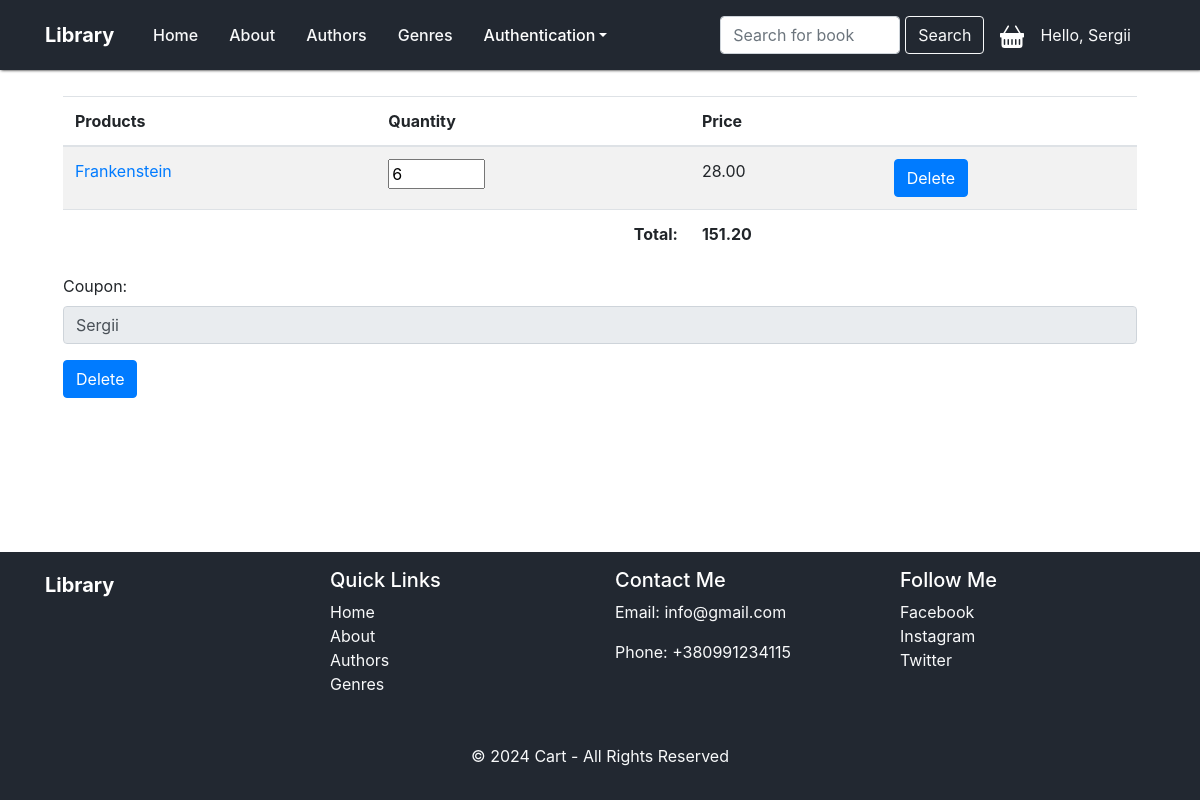
/library/cart/ (signed in), run on an earlier commit of the app's database.
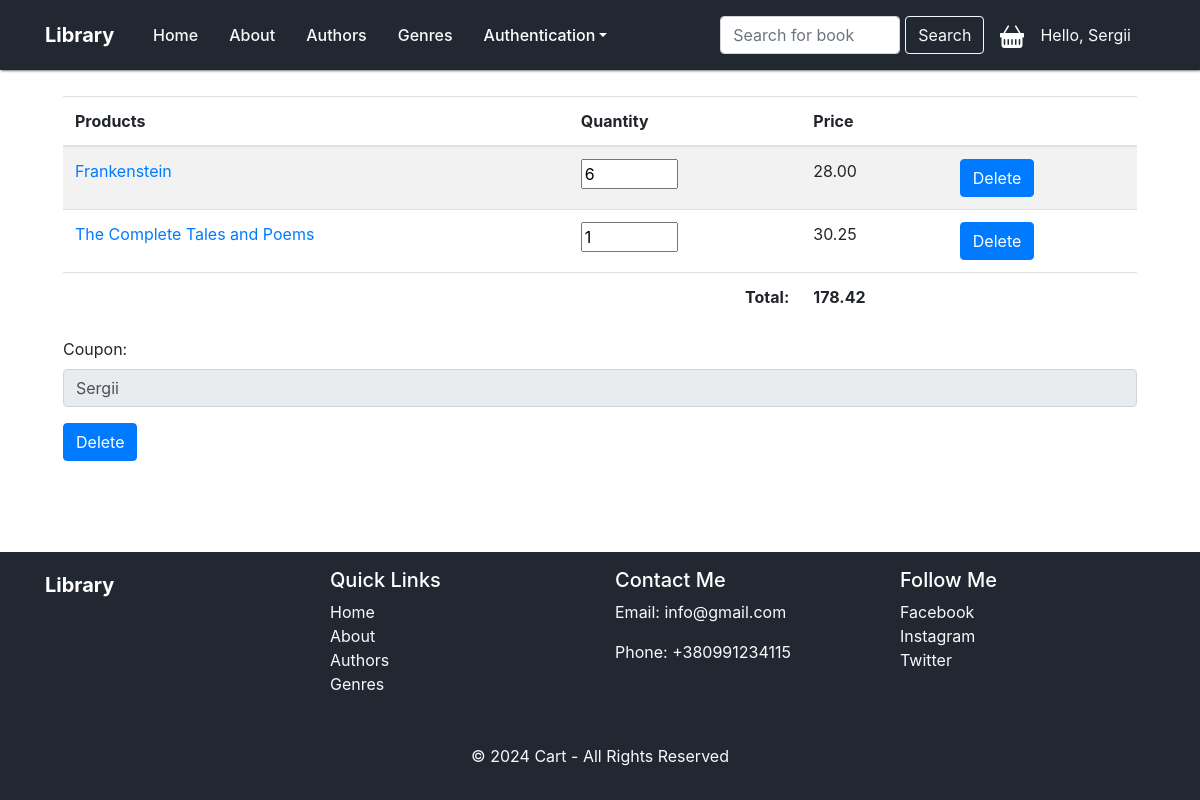
And on a later commit of the database.
### library/models.py (models this page shows, shortened)
class CartDetails(models.Model):
    cart_header = models.ForeignKey(CartHeader, on_delete=models.CASCADE)
    book = models.ForeignKey(Book, on_delete=models.CASCADE)
    quantity = models.IntegerField(default=1)

class Book(models.Model):
    title = models.CharField(max_length=100)
    authors = models.ManyToManyField('Author', through='BookAuthor')
    genre = models.ForeignKey('Genre', on_delete=models.CASCADE, null=True)
    published_year = models.IntegerField()
    ISBN = models.CharField(max_length=200)
    price = models.DecimalField(max_digits=6, decimal_places=2, default=0.0)
    class Meta:
        ordering = ["published_year"]
        indexes = [models.Index(fields=["published_year"])]

class Coupon(models.Model):
    name = models.CharField(max_length=100, db_index=True, unique=True)
    discount = models.PositiveIntegerField(validators=[MinValueValidator(1), MaxValueValidator(100)])

### library/views.py (the view)
# urls.py: path('cart/', views.get_cart, name='cart'),
@login_required(login_url=settings.LOGIN_URL)
def get_cart(request):
    form = CouponApplyForm()
    code = None
    discount = 0
    if CartHeader.objects.filter(user_role=request.user.userrole).exists():
        cart_header = CartHeader.objects.get(user_role=request.user.userrole)
        purchases = CartDetails.objects.filter(cart_header=cart_header)
        if cart_header.coupon is not None:
            code = cart_header.coupon.name
            discount = cart_header.coupon.discount
        if purchases.exists():
            total_before = Decimal(sum(map(lambda purchase: purchase.book.price * purchase.quantity, purchases)))
            total = round(total_before - (total_before * Decimal(discount / 100)), 2)
            return render(request, 'library/cart.html', context={'title': "Cart", 'purchases': purchases,
                                                                 'total': total, 'form': form, "code": code})
    return render(request, 'library/cart.html', context={"form": form, "code": code})

### library/forms.py
class CouponApplyForm(forms.Form):
    coupon = forms.CharField(label='Coupon', widget=forms.TextInput(attrs={'placeholder': 'Enter coupon', "class": "form-control"}))

### library/templatetags/tags.py (called while the page is built)
@register.simple_tag()
def get_menu():
    return views.menu

@register.simple_tag()
def get_year():
    return datetime.now().year

### library/templates/library/cart.html (shortened to what this page needs)
{%extends 'base.html'%}
{% load static %}
{%block content%}
    <div class="container cart-margin">
        <table class="table table-border table-striped">
        <thead class="head-dark">
        <tr>
            <th scope="col">Products</th>
            <th scope="col">Quantity</th>
            <th scope="col">Price</th>
            <th></th>
        </tr>
        </thead>
        <tbody>
        {% for purchase in purchases %}
        <tr>
            <td>
                <a href="{% url 'book_by_id' purchase.book.id %}">{{purchase.book.title}}</a>
            </td>
            <td>
                <input class="product-quantity" type="number" data-quantity="{{ purchase.quantity }}"
                       data-update-url="{% url 'cart_update_quantity' %}"
                       data-purchase-id="{{ purchase.id }}"
                       value="{{ purchase.quantity }}" min="1" max="100">
            </td>
            <td>
                {{purchase.book.price}}
            </td>
            <td>
                <a class="btn btn-primary" href="{% url 'delete_product_from_cart' purchase.id %}">Delete</a>
            </td>
        </tr>
        {% endfor %}
        </tbody>
        <tfoot>
            <tr>
                <td></td>
                <td class="text-right"><strong>Total:</strong></td>
                <td><strong>{{ total }}</strong></td>
                <td></td>
            </tr>
        </tfoot>
    </table>
        {% if not code %}
            <form class='mt-3' method="POST" action="{% url 'apply_coupon' %}">
                {%csrf_token%}
                <div class="form-group">
                    {{form.coupon.label_tag}}
                    <input class="form-control" type="text" name="coupon" >
                </div>
                <button type="submit" class="btn btn-primary">
                    Apply
                </button>
            </form>
        {% else %}
            <form class='mt-3' method="POST" action="{% url 'delete_coupon' %}">
                <div class="form-group">
                    {{form.coupon.label_tag}}
                    <input class="form-control" type="text" value="{{ code }}" readonly>
                </div>
                <button type="submit" class="btn btn-primary">
                    Delete
                </button>
            </form>
        {% endif %}
    </div>
{%endblock%}

### templates/base.html (shortened to what this page needs)
{% load static %}
{% load tags %}
<!DOCTYPE html>
<html lang="en">
<head>
    <link type="text/css" rel="stylesheet" href="{% static 'library/css/index.css' %}">
    <link rel="stylesheet" href="https://stackpath.bootstrapcdn.com/bootstrap/4.5.2/css/bootstrap.min.css">
</head>
<body>
<nav class="navbar navbar-expand-lg fixed-top navbar-dark">
    <div class="container">
        <div class="container-logo">
            <a class="navbar-brand" href="{%url 'home'%}">Library</a>
        </div>
        <div class="collapse navbar-collapse" id="navbarNav">
            <ul class="navbar-nav">
                {% get_menu as menu %}
                {%for item in menu%}
                <li class="nav-item">
                    <a class="nav-link text-light" href="{%url item.URL%}"> {{item.title}}</a>
                </li>
                {%endfor%}
                <li class="nav-item dropdown">
                    <a class="nav-link dropdown-toggle" id="auth-dropdown" role="button" data-toggle="dropdown" aria-expanded="false" href="#">Authentication</a>
                </li>
            </ul>
        </div>
        <form class="form-inline my-2 my-lg0 mr-3" method="get" action="{% url 'search_book' %}">
            <input class="form-control form-width-small" type="search" placeholder="Search for book" name="query">
            <button class="btn btn-outline-light">Search</button>
        </form>
            <div class="mr-3">
            <a href="{%url 'cart'%}">
            </a>
        </div>
        <div class="mr-4">
            {% if request.user.is_authenticated%}
                <div class="navbar-text text-light">
                    Hello, {{ request.user.username }}
                </div>
            {% endif %}
        </div>
    </div>
</nav>
<main>
    <div class="ml-5 mr-5">
        {%block content%}
        {%endblock%}
    </div>
</main>
<div class="footer footer-fill mt-4 py-3">
    <div class="container">
        <footer>
            <div class="row">
                <div class="col-md-3 mb-3">
                    <h5>
                        <a class="d-flex align-items-center mb-3 link-body-emphasis navbar-brand"
                           href="{%url 'home'%}">Library</a>
                    </h5>
                </div>
                <div class="col-md-3 mb-3">
                    <h5 class="text-white">Quick Links</h5>
                    <ul class="list-unstyled">
                        {%for item in menu%}
                        <li><a class="text-light" href="{%url item.URL%}">{{item.title}}</a></li>
                        {%endfor%}
                    </ul>
                </div>
                <div class="col-md-3 mb-3">
                    <h5 class="text-white">Contact Me</h5>
                    <p class="text-light">Email: info@gmail.com</p>
                    <p class="text-light">Phone: +380991234115</p>
                </div>
                <div class="col-md-3 mb-3">
                    <h5 class="text-white">Follow Me</h5>
                    <ul class="list-unstyled">
                        <li>
                            <a class="text-light" href="#">Facebook</a>
                        </li>
                        <li>
                            <a class="text-light" href="#">Instagram</a>
                        </li>
                        <li>
                            <a class="text-light" href="#">Twitter</a>
                        </li>
                    </ul>
                </div>
            </div>
            <div class="text-center mt-3">
                 {% get_year as year %}
                <p class="text-light">
                    &copy; {{year}} {{title}} - All Rights Reserved
                </p>
            </div>
        </footer>
    </div>
</div>
</body>
</html>

### library/static/library/css/index.css (style rules this page uses)
:root { --white-text: #FFF; --black: #333333; --deep-blue: #222831; }
body { margin: 20px; height: 100%; display: flex; flex-direction: column; min-height: 100vh; }
main { flex: 1; padding-top: 1rem; }
.navbar-brand { font-weight: bold; color: #FFF; font-size: 22px; }
.navbar { background-color: var(--deep-blue); box-shadow: 1px 0 3px rgb(0, 0, 0); }
.nav-link { color: var(--white-text) !important; }
.navbar-nav, .nav-link { color: var(--white-text); font-weight: 500; }
.container-logo { width: 100px; }
.form-width-small { width: 180px !important; margin-right: 5px; }
.nav-item { margin-right: 15px; }
.footer-fill { background-color: var(--deep-blue); width: 100%; }
.cart-margin { margin-top: 5rem; }

What changed in the data, as far as the page shows it:
added CartDetails: book "The Complete Tales and Poems", quantity "1", book.price "30.25"
Also different on the page:
{{ total }}: "151.20" → "178.42"
